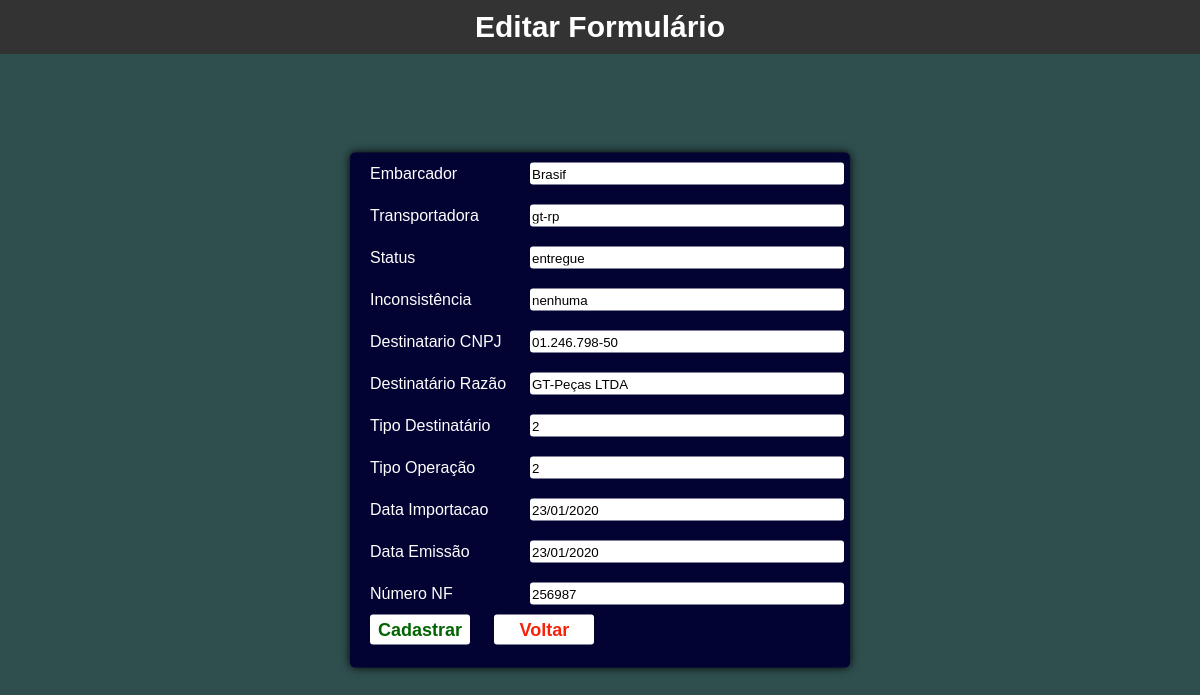
Page /update.php?id=132 on the committed database.
### tables this page shows
CREATE TABLE `crud_php` (
  `id` int(11) NOT NULL,
  `embarcador` varchar(250) NOT NULL,
  `transportadora` varchar(250) NOT NULL,
  `statu` varchar(250) NOT NULL,
  `inconsistencia` varchar(250) NOT NULL,
  `destinatario_cnpj` varchar(250) NOT NULL,
  `destinatario_razao` varchar(250) NOT NULL,
  `tipo_destinatario` varchar(250) NOT NULL,
  `tipo_operacao` varchar(250) NOT NULL,
  `data_importacao` varchar(90) NOT NULL,
  `data_emissao` varchar(90) NOT NULL,
  `numero_nf` varchar(90) NOT NULL
);

### update.php (the view, shortened to what this page needs)
<?php
include("./config.php");
    extract($_POST);
?>
<!DOCTYPE html>
<html lang="pt-br">
<head>
    <link rel="stylesheet" href="./style.css">
</head>
<body>
    <section class="section-edit" id="section-edit">
        <h2>Editar Formulário</h2>
            <?php
                if(isset($_GET['id'])){
                    $id = $_GET['id'];
                    $sql = $pdo->prepare("SELECT * FROM `crud_php` WHERE id='$id'");
                    $sql->execute();
                    $rows = $sql->fetch();
                }
            ?>
            <div class="formulario-edit">
                <form action="./update.php?id=<?php echo $id; ?>" method="post">
                    <div class="form-edit">
                        <label for="embarcador">Embarcador</label>
                        <input type="text" value="<?php echo $rows['embarcador'];?>" name="embarcador">
                    </div>
                    <div class="form-edit">
                        <label for="transportadora">Transportadora</label>
                        <input type="text" value="<?php echo $rows['transportadora']; ?>" name="transportadora">
                    </div>
                    <div class="form-edit">
                        <label for="status">Status</label>
                        <input type="text" value="<?php echo $rows['statu']; ?>" name="statu">
                    </div>
                    <div class="form-edit">
                        <label for="inconsistencia">Inconsistência</label>
                        <input type="text" value="<?php echo $rows['inconsistencia']; ?>" name="inconsistencia">
                    </div>
                    <div class="form-edit">
                        <label for="destinatario_cnpj">Destinatario CNPJ</label>
                        <input type="text" value="<?php echo $rows['destinatario_cnpj']; ?>" name="destinatario_cnpj">
                    </div>
                    <div class="form-edit">
                        <label for="destinatario_razao">Destinatário Razão</label>
                        <input type="text" value="<?php echo $rows['destinatario_razao']; ?>" name="destinatario_razao">
                    </div>
                    <div class="form-edit">
                        <label for="tipo_destinatario">Tipo Destinatário</label>
                        <input type="text" value="<?php echo $rows['tipo_destinatario']; ?>" name="tipo_destinatario">
                    </div>
                    <div class="form-edit">
                        <label for="tipo_operacao">Tipo Operação</label>
                        <input type="text" value="<?php echo $rows['tipo_operacao']; ?>" name="tipo_operacao">
                    </div>
                    <div class="form-edit">
                        <label for="data_importacao">Data Importacao</label>
                        <input type="text" value="<?php echo $rows['data_importacao']; ?>" name="data_importacao">
                    </div>
                    <div class="form-edit">
                        <label for="data_emissao">Data Emissão</label>
                        <input type="text" value="<?php echo $rows['data_emissao']; ?>" name="data_emissao">
                    </div>
                    <div class="form-edit">
                        <label for="numero_nf">Número NF</label>
                        <input type="text" value="<?php echo $rows['numero_nf']; ?>" name="numero_nf">
                    </div>
                    <button type="submit" name="submit-edit" id="submit-edit">Cadastrar</button>
                    <button id="btn-voltar"><a href="./index.php">Voltar</a></button>
                </form>
            </div>
    </section>
</body>
</html>

### style.css (style rules this page uses)
body { margin: 0; padding: 0; box-sizing: border-box; font-family: Arial, Helvetica, sans-serif; background-color: darkslategray; width: 100%; }
h2 { background-color: #333; color: #fff; font-size: 30px; text-align: center; margin: 0; padding: 10px; }
label { color: #FFF; text-align: left; display: inline; padding: 10px; }
#section-edit { width: 100%; height: 600px; background-color: darkslategray; margin: 0px; }
div.formulario-edit { position: absolute; width: 500px; height: 515px; margin-top: 10px; background-color: rgb(2, 2, 51); top: 50%; left: 50%; transform: translate(-50%, -50%); box-shadow: 0px 0px 10px black; border-radius: 5px; }
div.form-edit { padding: 2px 0; padding-left: 10px; align-items: center; justify-content: center; display: flex; align-items: center; justify-content: space-between; }
.form-edit input { width: 310px; height: 20px; margin: 0 6px; border: 0; outline: 0; border-radius: 3px; }
#submit-edit { width: 100px; height: 30px; background-color: #FFF; color: darkgreen; border: 0; outline: 0; border-radius: 3px; font-size: 18px; margin-left: 20px; font-weight: bold; }
#btn-voltar { text-decoration: none; width: 100px; height: 30px; background-color: #FFF; border: 0; outline: 0; justify-content: center; border-radius: 3px; font-size: 18px; margin-left: 20px; font-weight: bold; }
#btn-voltar a { text-decoration: none; width: 100px; height: 30px; color: rgb(248, 34, 10); border: 0; outline: 0; border-radius: 3px; font-size: 18px; margin-left: 0px; font-weight: bold; }

### rows in the picture
crud_php: embarcador "Brasif", transportadora "gt-rp", statu "entregue", inconsistencia "nenhuma", destinatario_cnpj "01.246.798-50", destinatario_razao "GT-Peças LTDA", tipo_destinatario "2", tipo_operacao "2", data_importacao "23/01/2020", data_emissao "23/01/2020", numero_nf "256987"
